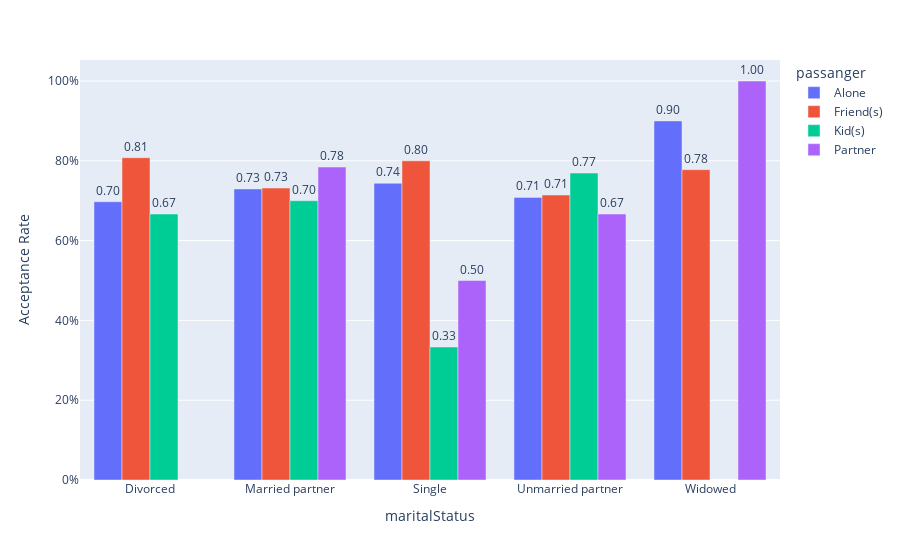

Notebook code for this chart:
### Code cell
fig = px.bar(
    carry_out_copuons_passanger_marital_acceptance_rate,  
    x='maritalStatus',
    y='AcceptanceRate',
    color='passanger',
    barmode='group',
    text='AcceptanceRate'

)

fig.update_traces(textposition='outside', texttemplate='%{text:.2f}')
fig.update_layout(yaxis_tickformat=".0%", yaxis_title="Acceptance Rate") # for percentage
fig.show()

### Figure 1 — Plotly figure (JSON) as saved in the notebook; plotly's stock layout.template omitted (floating-point values rounded to 4 significant figures)
{"data": [{"alignmentgroup": "True", "hovertemplate": "passanger=Alone<br>maritalStatus=%{x}<br>AcceptanceRate=%{text}<extra></extra>", "legendgroup": "Alone", "marker": {"color": "#636efa", "pattern": {"shape": ""}}, "name": "Alone", "offsetgroup": "Alone", "orientation": "v", "showlegend": true, "text": [0.6974, 0.7294, 0.7438, 0.7083, 0.9], "textposition": "outside", "texttemplate": "%{text:.2f}", "type": "bar", "x": ["Divorced", "Married partner", "Single", "Unmarried partner", "Widowed"], "xaxis": "x", "y": [0.6974, 0.7294, 0.7438, 0.7083, 0.9], "yaxis": "y"}, {"alignmentgroup": "True", "hovertemplate": "passanger=Friend(s)<br>maritalStatus=%{x}<br>AcceptanceRate=%{text}<extra></extra>", "legendgroup": "Friend(s)", "marker": {"color": "#EF553B", "pattern": {"shape": ""}}, "name": "Friend(s)", "offsetgroup": "Friend(s)", "orientation": "v", "showlegend": true, "text": [0.8077, 0.7317, 0.8, 0.7143, 0.7778], "textposition": "outside", "texttemplate": "%{text:.2f}", "type": "bar", "x": ["Divorced", "Married partner", "Single", "Unmarried partner", "Widowed"], "xaxis": "x", "y": [0.8077, 0.7317, 0.8, 0.7143, 0.7778], "yaxis": "y"}, {"alignmentgroup": "True", "hovertemplate": "passanger=Kid(s)<br>maritalStatus=%{x}<br>AcceptanceRate=%{text}<extra></extra>", "legendgroup": "Kid(s)", "marker": {"color": "#00cc96", "pattern": {"shape": ""}}, "name": "Kid(s)", "offsetgroup": "Kid(s)", "orientation": "v", "showlegend": true, "text": [0.6667, 0.7, 0.3333, 0.7692], "textposition": "outside", "texttemplate": "%{text:.2f}", "type": "bar", "x": ["Divorced", "Married partner", "Single", "Unmarried partner"], "xaxis": "x", "y": [0.6667, 0.7, 0.3333, 0.7692], "yaxis": "y"}, {"alignmentgroup": "True", "hovertemplate": "passanger=Partner<br>maritalStatus=%{x}<br>AcceptanceRate=%{text}<extra></extra>", "legendgroup": "Partner", "marker": {"color": "#ab63fa", "pattern": {"shape": ""}}, "name": "Partner", "offsetgroup": "Partner", "orientation": "v", "showlegend": true, "text": [0.7843, 0.5, 0.6667, 1.0], "textposition": "outside", "texttemplate": "%{text:.2f}", "type": "bar", "x": ["Married partner", "Single", "Unmarried partner", "Widowed"], "xaxis": "x", "y": [0.7843, 0.5, 0.6667, 1.0], "yaxis": "y"}], "layout": {"barmode": "group", "legend": {"title": {"text": "passanger"}, "tracegroupgap": 0}, "margin": {"t": 60}, "xaxis": {"anchor": "y", "domain": [0, 1], "title": {"text": "maritalStatus"}}, "yaxis": {"anchor": "x", "domain": [0, 1], "tickformat": ".0%", "title": {"text": "Acceptance Rate"}}}}
